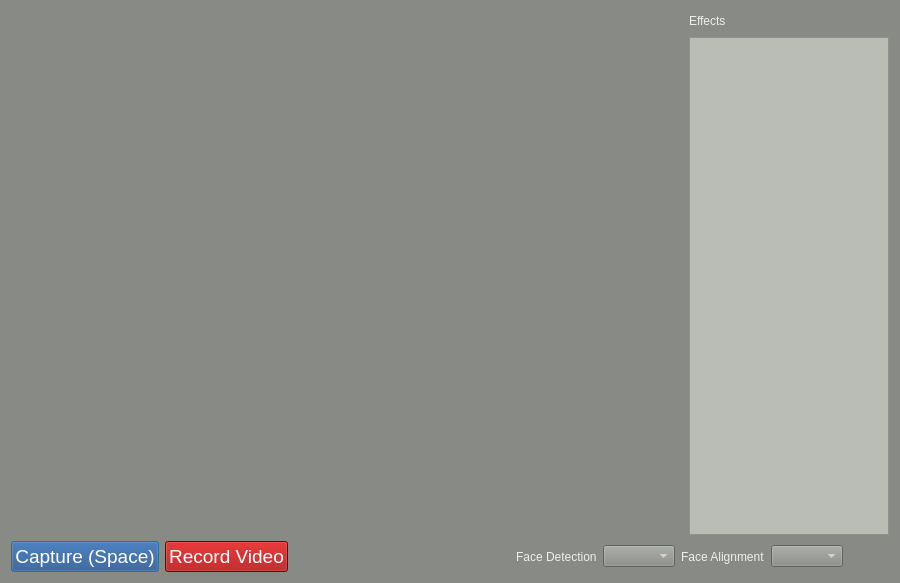
<?xml version="1.0" encoding="UTF-8"?>
<ui version="4.0">
 <class>MainWindow</class>
 <widget class="QMainWindow" name="MainWindow">
  <property name="geometry">
   <rect>
    <x>0</x>
    <y>0</y>
    <width>900</width>
    <height>583</height>
   </rect>
  </property>
  <property name="windowTitle">
   <string>mLearning Cam</string>
  </property>
  <property name="autoFillBackground">
   <bool>false</bool>
  </property>
  <property name="styleSheet">
   <string notr="true">background-color: rgb(136, 138, 133)</string>
  </property>
  <widget class="QWidget" name="centralWidget">
   <layout class="QGridLayout" name="gridLayout">
    <item row="2" column="0">
     <layout class="QHBoxLayout" name="horizontalLayout">
      <item>
       <widget class="QPushButton" name="captureBtn">
        <property name="styleSheet">
         <string notr="true">background-color: rgb(32, 74, 135);
color: rgb(255, 255, 255);
font: 57 14pt;</string>
        </property>
        <property name="text">
         <string>Capture (Space)</string>
        </property>
        <property name="icon">
         <iconset resource="resources.qrc">
          <normaloff>:/resources/images/camera-icon.png</normaloff>:/resources/images/camera-icon.png</iconset>
        </property>
        <property name="iconSize">
         <size>
          <width>32</width>
          <height>32</height>
         </size>
        </property>
        <property name="checkable">
         <bool>false</bool>
        </property>
        <property name="default">
         <bool>true</bool>
        </property>
        <property name="flat">
         <bool>false</bool>
        </property>
       </widget>
      </item>
      <item>
       <widget class="QPushButton" name="recordBtn">
        <property name="styleSheet">
         <string notr="true">background-color: rgb(164, 0, 0);
color: rgb(255, 255, 255);
font: 57 14pt;</string>
        </property>
        <property name="text">
         <string>Record Video</string>
        </property>
        <property name="icon">
         <iconset resource="resources.qrc">
          <normaloff>:/resources/images/record-icon.png</normaloff>:/resources/images/record-icon.png</iconset>
        </property>
        <property name="iconSize">
         <size>
          <width>32</width>
          <height>32</height>
         </size>
        </property>
       </widget>
      </item>
      <item>
       <spacer name="horizontalSpacer">
        <property name="orientation">
         <enum>Qt::Horizontal</enum>
        </property>
        <property name="sizeHint" stdset="0">
         <size>
          <width>40</width>
          <height>20</height>
         </size>
        </property>
       </spacer>
      </item>
      <item>
       <widget class="QLabel" name="label">
        <property name="autoFillBackground">
         <bool>false</bool>
        </property>
        <property name="styleSheet">
         <string notr="true">color: rgb(238, 238, 236);</string>
        </property>
        <property name="text">
         <string>Face Detection</string>
        </property>
       </widget>
      </item>
      <item>
       <widget class="QComboBox" name="comboBox">
        <property name="styleSheet">
         <string notr="true">color: rgb(238, 238, 236);</string>
        </property>
       </widget>
      </item>
      <item>
       <widget class="QLabel" name="label_2">
        <property name="autoFillBackground">
         <bool>false</bool>
        </property>
        <property name="styleSheet">
         <string notr="true">color: rgb(238, 238, 236);</string>
        </property>
        <property name="text">
         <string>Face Alignment</string>
        </property>
       </widget>
      </item>
      <item>
       <widget class="QComboBox" name="comboBox_2">
        <property name="styleSheet">
         <string notr="true">color: rgb(238, 238, 236);</string>
        </property>
       </widget>
      </item>
      <item>
       <widget class="QPushButton" name="infoBtn">
        <property name="text">
         <string/>
        </property>
        <property name="icon">
         <iconset resource="resources.qrc">
          <normaloff>:/resources/images/info.png</normaloff>:/resources/images/info.png</iconset>
        </property>
        <property name="iconSize">
         <size>
          <width>32</width>
          <height>32</height>
         </size>
        </property>
        <property name="flat">
         <bool>true</bool>
        </property>
       </widget>
      </item>
     </layout>
    </item>
    <item row="0" column="0">
     <layout class="QHBoxLayout" name="horizontalLayout_2">
      <item>
       <widget class="QGraphicsView" name="graphicsView">
        <property name="sizePolicy">
         <sizepolicy hsizetype="Expanding" vsizetype="Expanding">
          <horstretch>0</horstretch>
          <verstretch>3</verstretch>
         </sizepolicy>
        </property>
        <property name="frameShape">
         <enum>QFrame::NoFrame</enum>
        </property>
        <property name="frameShadow">
         <enum>QFrame::Plain</enum>
        </property>
        <property name="backgroundBrush">
         <brush brushstyle="NoBrush">
          <color alpha="0">
           <red>0</red>
           <green>0</green>
           <blue>0</blue>
          </color>
         </brush>
        </property>
       </widget>
      </item>
      <item>
       <layout class="QVBoxLayout" name="verticalLayout">
        <property name="sizeConstraint">
         <enum>QLayout::SetMinimumSize</enum>
        </property>
        <item>
         <widget class="QLabel" name="label_3">
          <property name="sizePolicy">
           <sizepolicy hsizetype="Minimum" vsizetype="Minimum">
            <horstretch>0</horstretch>
            <verstretch>0</verstretch>
           </sizepolicy>
          </property>
          <property name="minimumSize">
           <size>
            <width>0</width>
            <height>20</height>
           </size>
          </property>
          <property name="maximumSize">
           <size>
            <width>16777215</width>
            <height>20</height>
           </size>
          </property>
          <property name="autoFillBackground">
           <bool>false</bool>
          </property>
          <property name="styleSheet">
           <string notr="true">color: rgb(238, 238, 236);</string>
          </property>
          <property name="text">
           <string>Effects</string>
          </property>
         </widget>
        </item>
        <item>
         <widget class="QListWidget" name="effectListWidget">
          <property name="sizePolicy">
           <sizepolicy hsizetype="Minimum" vsizetype="Minimum">
            <horstretch>0</horstretch>
            <verstretch>0</verstretch>
           </sizepolicy>
          </property>
          <property name="minimumSize">
           <size>
            <width>200</width>
            <height>0</height>
           </size>
          </property>
          <property name="maximumSize">
           <size>
            <width>200</width>
            <height>16777215</height>
           </size>
          </property>
          <property name="styleSheet">
           <string notr="true">color: rgb(46, 52, 54);
background-color: rgb(186, 189, 182);</string>
          </property>
          <property name="iconSize">
           <size>
            <width>80</width>
            <height>90</height>
           </size>
          </property>
          <property name="textElideMode">
           <enum>Qt::ElideRight</enum>
          </property>
          <property name="resizeMode">
           <enum>QListView::Adjust</enum>
          </property>
          <property name="viewMode">
           <enum>QListView::IconMode</enum>
          </property>
          <property name="wordWrap">
           <bool>true</bool>
          </property>
         </widget>
        </item>
       </layout>
      </item>
     </layout>
    </item>
   </layout>
  </widget>
 </widget>
 <layoutdefault spacing="6" margin="11"/>
 <resources>
  <include location="resources.qrc"/>
 </resources>
 <connections/>
</ui>
